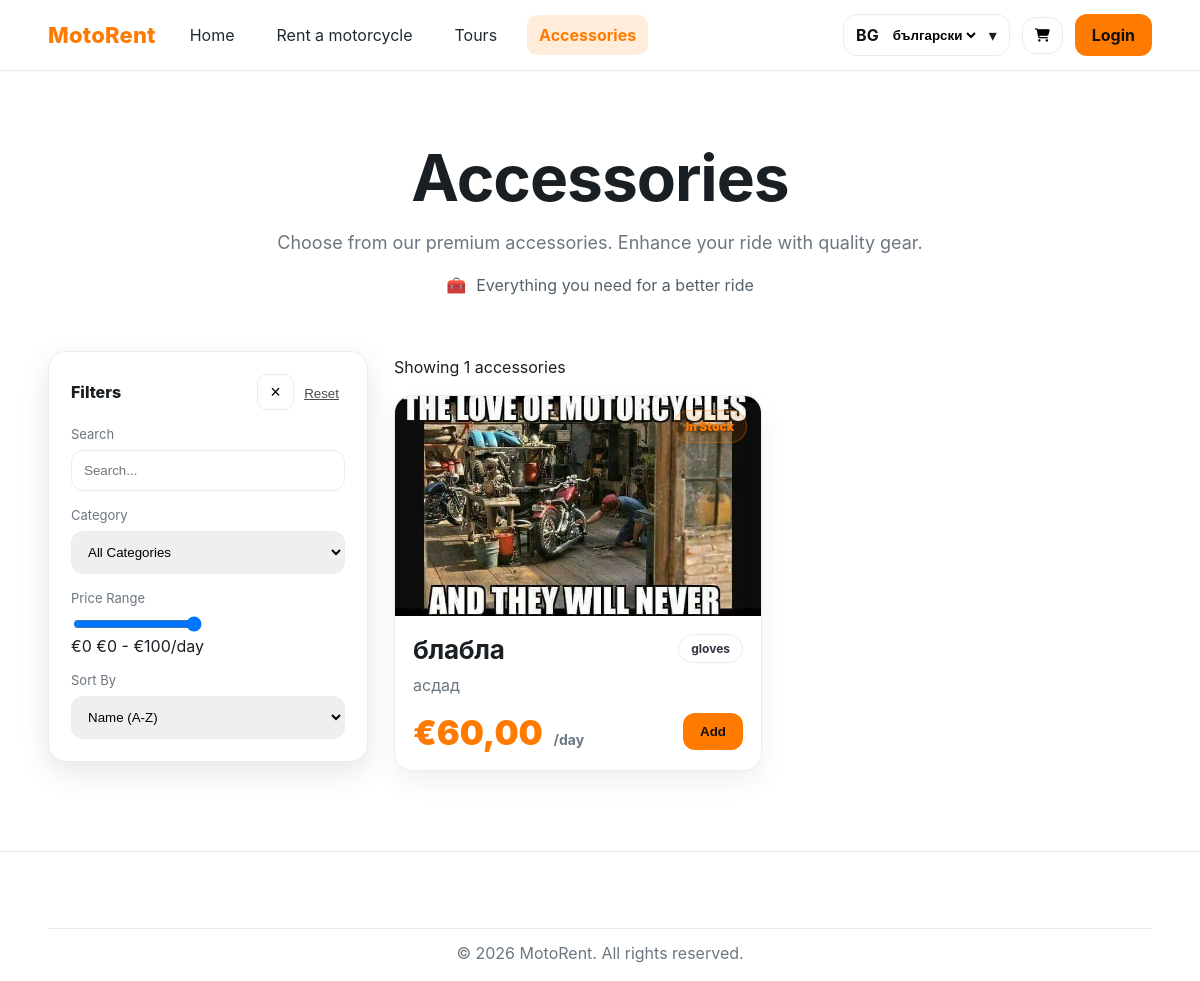
Screenshot of /bg/accessories/ with the database file from the repository.
### catalog/models.py (models this page shows, shortened)
class Accessory(models.Model):
    CATEGORY_CHOICES = [
        ("helmet", "Helmet"),
        ("gloves", "Gloves"),
        ("gear", "Gear"),
        ("other", "Other"),
    ]
    name = models.CharField(max_length=255)
    description = models.TextField(blank=True)
    category = models.CharField(max_length=50, choices=CATEGORY_CHOICES)
    price_per_day = models.DecimalField(max_digits=8, decimal_places=2)
    in_stock = models.BooleanField(default=True)
    image = models.ImageField(upload_to="accessories/", blank=True, null=True)

### catalog/views.py (the view)
# urls.py: path("accessories/", accessories, name="accessories"),
def accessories(request):
    accessories = Accessory.objects.all()
    return render(request, "accessories.html", {
        "accessories": accessories,
    })

### templates/accessories.html (shortened to what this page needs)
{% extends "base.html" %}
{% load static %}
{% block content %}
<section class="rent-hero">
  <div class="container rent-hero__inner">
    <h1 class="rent-hero__title">Accessories</h1>
    <p class="rent-hero__subtitle">
      Choose from our premium accessories. Enhance your ride with quality gear.
    </p>
    <div class="rent-hero__meta">
      <span class="dot">🧰</span> Everything you need for a better ride
    </div>
  </div>
</section>
<section class="rent">
  <div class="container rent__layout">
    <aside class="rent__filters">
      <div class="filters filters--side">
        <div class="filters__header">
          <div class="filters__title">Filters</div>
          <div class="filters__actions">
            <button class="iconx" type="button" onclick="resetFilters()">×</button>
            <button class="linkbtn" type="button" onclick="resetFilters()">Reset</button>
          </div>
        </div>
        <div class="filters__grid filters__grid--stack">
          <label class="field">
            <span class="field__label">Search</span>
            <input id="q" class="input" placeholder="Search..." oninput="applyFilters()">
          </label>
          <label class="field">
            <span class="field__label">Category</span>
            <select id="cat" class="select" onchange="applyFilters()">
              <option value="">All Categories</option>
            </select>
          </label>
          <label class="field">
            <span class="field__label">Price Range</span>
            <div class="range">
              <input id="priceMax" type="range" min="0" max="100" value="100"
                     oninput="updatePrice(); applyFilters()">
              <div class="range__row">
                <span class="muted">€0</span>
                <span class="muted">€0 - €<span id="priceMaxLabel">100</span>/day</span>
              </div>
            </div>
          </label>
          <label class="field">
            <span class="field__label">Sort By</span>
            <select id="sort" class="select" onchange="applySort()">
              <option value="name">Name (A-Z)</option>
            </select>
          </label>
        </div>
      </div>
    </aside>
    <main class="rent__content">
      <div class="rent__toprow">
        <div class="muted">
          Showing <span id="count">0</span> accessories
        </div>
      </div>
      <div id="grid" class="grid grid--rent">
        {% for acc in accessories %}
        <article class="card card--rent"
                 data-name="{{ acc.name }}"
                 data-price="{{ acc.price_per_day }}"
                 data-category="{{ acc.category|default:'' }}">
          <div class="card__img card__img--rent">
            {% if acc.image %}
              <img src="{{ acc.image.url }}">
            {% else %}
              <img src="{% static 'images/bike-placeholder.jpg' %}">
            {% endif %}
            {% if acc.in_stock %}
              <span class="pillbadge">In Stock</span>
            {% else %}
              <span class="pillbadge" style="background: rgba(239,68,68,.14); color:#7f1d1d;">
                Out of Stock
              </span>
            {% endif %}
          </div>
          <div class="card__body">
            <div class="card__row">
              <h3 class="card__title">{{ acc.name }}</h3>
              <span class="tag">{{ acc.category|default:"Accessory" }}</span>
            </div>
            <p class="card__desc">
              {{ acc.description|truncatechars:100 }}
            </p>
            <div class="card__bottom">
              <div class="price">
                <div class="price__value">
                  €{{ acc.price_per_day }}
                  <span class="price__unit">/day</span>
                </div>
              </div>
              <button class="btn btn--primary">
                Add
              </button>
            </div>
          </div>
        </article>
        {% empty %}
          <p class="muted">No accessories available.</p>
        {% endfor %}
      </div>
    </main>
  </div>
</section>
<footer class="footer footer--light">
  <div class="container footer__bottom">
    © {% now "Y" %} MotoRent. All rights reserved.
  </div>
</footer>
{% endblock %}

### static/css/site.css (style rules this page uses)
:root { --orange:#ff7a00; --dark:#0f141a; --text:#1a1f24; --muted:#6b7680; --card:#ffffff; --border:#e8edf2; --shadow: 0 10px 30px rgba(0,0,0,.10); }
* { box-sizing:border-box }
body { margin:0;font-family:Inter,system-ui,Arial,sans-serif;color:var(--text);background:#fff }
.container { width:min(1180px,92%);margin:0 auto }
.btn { display:inline-flex;align-items:center;justify-content:center;gap:10px;border-radius:12px; padding:10px 16px;border:1px solid transparent;text-decoration:none;font-weight:700 }
.btn--primary { background:var(--orange);color:#111 }
.filters { max-width:560px;margin:0 auto 36px;background:#fff;border:1px solid var(--border);border-radius:18px;padding:22px;box-shadow:var(--shadow) }
.filters__header { display:flex;align-items:center;justify-content:space-between;margin-bottom:16px }
.filters__title { font-weight:800 }
.linkbtn { border:none;background:transparent;color:#111;cursor:pointer;text-decoration:underline;opacity:.75 }
.filters__grid { display:grid;grid-template-columns:1fr 1fr;gap:16px }
.field__label { display:block;font-size:13px;color:var(--muted);margin:0 0 8px }
.input,.select { width:100%;padding:12px 12px;border-radius:12px;border:1px solid var(--border);outline:none }
.grid { display:grid;grid-template-columns:repeat(3,1fr);gap:22px }
.card { background:var(--card);border:1px solid var(--border);border-radius:18px;overflow:hidden;box-shadow:0 12px 26px rgba(0,0,0,.06) }
.card__img { position:relative;height:210px;background:#eee }
.card__img img { width:100%;height:100%;object-fit:cover;display:block }
.card__body { padding:18px 18px 20px }
.card__title { margin:0 0 8px;font-size:26px;letter-spacing:-.3px }
.card__desc { margin:0 0 16px;color:var(--muted);line-height:1.55 }
.card__bottom { display:flex;align-items:flex-end;justify-content:space-between;gap:16px }
.price__value { font-size:34px;font-weight:900;color:var(--orange);line-height:1 }
.price__unit { font-size:14px;color:var(--muted);font-weight:700;margin-left:4px }
.footer { background:#2f3b4a;color:#fff;padding:50px 0 18px }
.footer__bottom { border-top:1px solid rgba(255,255,255,.14);margin-top:26px;padding-top:14px;text-align:center;color:rgba(255,255,255,.65) }
.rent-hero { padding:68px 0 28px;background:#fff }
.rent-hero__inner { text-align:center }
.rent-hero__title { font-size:64px;margin:0;letter-spacing:-1px }
.rent-hero__subtitle { max-width:820px;margin:12px auto 10px;color:var(--muted);font-size:18px;line-height:1.7 }
.rent-hero__meta { margin-top:6px;color:#54606a;display:inline-flex;gap:10px;align-items:center }
.dot { opacity:.9 }
.rent { padding:28px 0 80px }
.rent__layout { display:grid;grid-template-columns:320px 1fr;gap:26px;align-items:start }
.filters--side { max-width:100%;margin:0 }
.filters__grid--stack { grid-template-columns:1fr }
.iconx { border:1px solid var(--border);background:#fff;border-radius:10px;padding:8px 12px;cursor:pointer;font-size:18px;line-height:1 }
.rent__toprow { display:flex;justify-content:space-between;align-items:center;margin:6px 0 18px }
.grid--rent { grid-template-columns:repeat(2,1fr);gap:22px }
.card--rent .card__img--rent { height:220px }
.card__row { display:flex;justify-content:space-between;align-items:flex-start;gap:14px }
.tag { border:1px solid var(--border);padding:6px 12px;border-radius:999px;font-weight:700;font-size:12px;color:#334;background:#fff;white-space:nowrap }
.pillbadge { position:absolute;top:14px;right:14px; background: rgba(255,122,0,.12); color: var(--orange); border: 1px solid rgba(255,122,0,.35); padding: 8px 12px; border-radius: 999px; font-size: 12px; font-weight: 900; }
.footer--light { background:#ffffff; color:var(--text); border-top:1px solid var(--border); }
.footer--light .footer__bottom { border-top:1px solid var(--border); color:var(--muted); }
.filters--side { max-width: 100%; margin: 0; }

### rows the page displays
Accessory: image (picture), in_stock "In Stock", name "блабла", category "gloves", description "асдад", price_per_day "60,00"

### other values shown
{{ CURRENT_LANGUAGE|upper }} "BG"
form field language "български"
